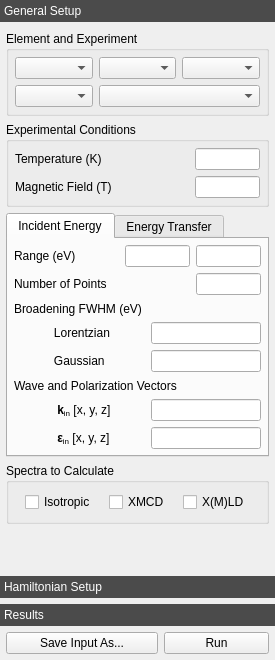
<?xml version="1.0" encoding="UTF-8"?>
<ui version="4.0">
 <class>quantyDockWidget</class>
 <widget class="QDockWidget" name="quantyDockWidget">
  <property name="geometry">
   <rect>
    <x>0</x>
    <y>0</y>
    <width>275</width>
    <height>660</height>
   </rect>
  </property>
  <property name="sizePolicy">
   <sizepolicy hsizetype="Fixed" vsizetype="Preferred">
    <horstretch>0</horstretch>
    <verstretch>0</verstretch>
   </sizepolicy>
  </property>
  <property name="minimumSize">
   <size>
    <width>275</width>
    <height>350</height>
   </size>
  </property>
  <property name="styleSheet">
   <string notr="true">QToolBox::tab {
    background-color: rgb(75, 75, 75);
    color: white;
}</string>
  </property>
  <property name="features">
   <set>QDockWidget::DockWidgetFloatable|QDockWidget::DockWidgetMovable</set>
  </property>
  <property name="allowedAreas">
   <set>Qt::LeftDockWidgetArea|Qt::RightDockWidgetArea</set>
  </property>
  <property name="windowTitle">
   <string>Quanty</string>
  </property>
  <widget class="QWidget" name="dockWidgetContents">
   <property name="sizePolicy">
    <sizepolicy hsizetype="Ignored" vsizetype="Preferred">
     <horstretch>0</horstretch>
     <verstretch>0</verstretch>
    </sizepolicy>
   </property>
   <layout class="QVBoxLayout" name="_5">
    <property name="spacing">
     <number>0</number>
    </property>
    <property name="leftMargin">
     <number>0</number>
    </property>
    <property name="topMargin">
     <number>0</number>
    </property>
    <property name="rightMargin">
     <number>0</number>
    </property>
    <property name="bottomMargin">
     <number>0</number>
    </property>
    <item>
     <widget class="QToolBox" name="quantyToolBox">
      <property name="enabled">
       <bool>true</bool>
      </property>
      <property name="lineWidth">
       <number>0</number>
      </property>
      <property name="tabSpacing">
       <number>6</number>
      </property>
      <widget class="QWidget" name="generalPage">
       <property name="geometry">
        <rect>
         <x>0</x>
         <y>0</y>
         <width>275</width>
         <height>514</height>
        </rect>
       </property>
       <attribute name="label">
        <string>General Setup</string>
       </attribute>
       <layout class="QVBoxLayout" name="_25">
        <property name="spacing">
         <number>6</number>
        </property>
        <property name="leftMargin">
         <number>6</number>
        </property>
        <property name="topMargin">
         <number>3</number>
        </property>
        <property name="rightMargin">
         <number>6</number>
        </property>
        <property name="bottomMargin">
         <number>3</number>
        </property>
        <item>
         <widget class="QGroupBox" name="elementGroupBox">
          <property name="minimumSize">
           <size>
            <width>240</width>
            <height>0</height>
           </size>
          </property>
          <property name="title">
           <string>Element and Experiment</string>
          </property>
          <layout class="QGridLayout" name="_24">
           <property name="leftMargin">
            <number>6</number>
           </property>
           <property name="topMargin">
            <number>6</number>
           </property>
           <property name="rightMargin">
            <number>6</number>
           </property>
           <property name="bottomMargin">
            <number>6</number>
           </property>
           <property name="verticalSpacing">
            <number>6</number>
           </property>
           <item row="0" column="2">
            <widget class="ComboBox" name="symmetryComboBox">
             <property name="sizePolicy">
              <sizepolicy hsizetype="Ignored" vsizetype="Fixed">
               <horstretch>0</horstretch>
               <verstretch>0</verstretch>
              </sizepolicy>
             </property>
            </widget>
           </item>
           <item row="0" column="0">
            <widget class="ComboBox" name="elementComboBox">
             <property name="sizePolicy">
              <sizepolicy hsizetype="Ignored" vsizetype="Fixed">
               <horstretch>0</horstretch>
               <verstretch>0</verstretch>
              </sizepolicy>
             </property>
            </widget>
           </item>
           <item row="0" column="1">
            <widget class="ComboBox" name="chargeComboBox">
             <property name="sizePolicy">
              <sizepolicy hsizetype="Ignored" vsizetype="Fixed">
               <horstretch>0</horstretch>
               <verstretch>0</verstretch>
              </sizepolicy>
             </property>
            </widget>
           </item>
           <item row="1" column="0">
            <widget class="ComboBox" name="experimentComboBox">
             <property name="sizePolicy">
              <sizepolicy hsizetype="Ignored" vsizetype="Fixed">
               <horstretch>0</horstretch>
               <verstretch>0</verstretch>
              </sizepolicy>
             </property>
            </widget>
           </item>
           <item row="1" column="1" colspan="2">
            <widget class="ComboBox" name="edgeComboBox"/>
           </item>
          </layout>
         </widget>
        </item>
        <item>
         <widget class="QGroupBox" name="experimentGroupBox">
          <property name="minimumSize">
           <size>
            <width>240</width>
            <height>0</height>
           </size>
          </property>
          <property name="title">
           <string>Experimental Conditions</string>
          </property>
          <layout class="QVBoxLayout" name="experimentalConditionsVerticalLayout">
           <property name="spacing">
            <number>6</number>
           </property>
           <property name="leftMargin">
            <number>6</number>
           </property>
           <property name="topMargin">
            <number>6</number>
           </property>
           <property name="rightMargin">
            <number>6</number>
           </property>
           <property name="bottomMargin">
            <number>6</number>
           </property>
           <item>
            <layout class="QHBoxLayout" name="_6">
             <item>
              <widget class="QLabel" name="temperatureLabel">
               <property name="sizePolicy">
                <sizepolicy hsizetype="Preferred" vsizetype="Preferred">
                 <horstretch>0</horstretch>
                 <verstretch>0</verstretch>
                </sizepolicy>
               </property>
               <property name="text">
                <string>Temperature (K)</string>
               </property>
              </widget>
             </item>
             <item>
              <widget class="DoubleLineEdit" name="temperatureLineEdit">
               <property name="sizePolicy">
                <sizepolicy hsizetype="Preferred" vsizetype="Fixed">
                 <horstretch>0</horstretch>
                 <verstretch>0</verstretch>
                </sizepolicy>
               </property>
               <property name="maximumSize">
                <size>
                 <width>65</width>
                 <height>16777215</height>
                </size>
               </property>
               <property name="alignment">
                <set>Qt::AlignRight|Qt::AlignTrailing|Qt::AlignVCenter</set>
               </property>
              </widget>
             </item>
            </layout>
           </item>
           <item>
            <layout class="QHBoxLayout" name="_20">
             <item>
              <widget class="QLabel" name="magneticFieldLabel">
               <property name="text">
                <string>Magnetic Field (T)</string>
               </property>
              </widget>
             </item>
             <item>
              <widget class="DoubleLineEdit" name="magneticFieldLineEdit">
               <property name="sizePolicy">
                <sizepolicy hsizetype="Preferred" vsizetype="Fixed">
                 <horstretch>0</horstretch>
                 <verstretch>0</verstretch>
                </sizepolicy>
               </property>
               <property name="maximumSize">
                <size>
                 <width>65</width>
                 <height>16777215</height>
                </size>
               </property>
               <property name="alignment">
                <set>Qt::AlignRight|Qt::AlignTrailing|Qt::AlignVCenter</set>
               </property>
              </widget>
             </item>
            </layout>
           </item>
          </layout>
         </widget>
        </item>
        <item>
         <widget class="QTabWidget" name="energiesTabWidget">
          <property name="sizePolicy">
           <sizepolicy hsizetype="Expanding" vsizetype="Fixed">
            <horstretch>0</horstretch>
            <verstretch>0</verstretch>
           </sizepolicy>
          </property>
          <property name="minimumSize">
           <size>
            <width>240</width>
            <height>0</height>
           </size>
          </property>
          <property name="focusPolicy">
           <enum>Qt::NoFocus</enum>
          </property>
          <property name="currentIndex">
           <number>0</number>
          </property>
          <property name="movable">
           <bool>true</bool>
          </property>
          <widget class="QWidget" name="e1Tab">
           <attribute name="title">
            <string>Incident Energy</string>
           </attribute>
           <layout class="QVBoxLayout" name="_15">
            <property name="spacing">
             <number>6</number>
            </property>
            <property name="leftMargin">
             <number>6</number>
            </property>
            <property name="topMargin">
             <number>6</number>
            </property>
            <property name="rightMargin">
             <number>6</number>
            </property>
            <property name="bottomMargin">
             <number>6</number>
            </property>
            <item>
             <layout class="QHBoxLayout" name="_10">
              <item>
               <widget class="QLabel" name="e1RangeLabel">
                <property name="text">
                 <string>Range (eV)</string>
                </property>
               </widget>
              </item>
              <item>
               <widget class="DoubleLineEdit" name="e1MinLineEdit">
                <property name="sizePolicy">
                 <sizepolicy hsizetype="Fixed" vsizetype="Fixed">
                  <horstretch>0</horstretch>
                  <verstretch>0</verstretch>
                 </sizepolicy>
                </property>
                <property name="maximumSize">
                 <size>
                  <width>65</width>
                  <height>16777215</height>
                 </size>
                </property>
                <property name="alignment">
                 <set>Qt::AlignRight|Qt::AlignTrailing|Qt::AlignVCenter</set>
                </property>
               </widget>
              </item>
              <item>
               <widget class="DoubleLineEdit" name="e1MaxLineEdit">
                <property name="sizePolicy">
                 <sizepolicy hsizetype="Fixed" vsizetype="Fixed">
                  <horstretch>0</horstretch>
                  <verstretch>0</verstretch>
                 </sizepolicy>
                </property>
                <property name="maximumSize">
                 <size>
                  <width>65</width>
                  <height>16777215</height>
                 </size>
                </property>
                <property name="alignment">
                 <set>Qt::AlignRight|Qt::AlignTrailing|Qt::AlignVCenter</set>
                </property>
               </widget>
              </item>
             </layout>
            </item>
            <item>
             <layout class="QHBoxLayout" name="_11">
              <item>
               <widget class="QLabel" name="e1NPointslabel">
                <property name="text">
                 <string>Number of Points</string>
                </property>
               </widget>
              </item>
              <item>
               <widget class="IntLineEdit" name="e1NPointsLineEdit">
                <property name="sizePolicy">
                 <sizepolicy hsizetype="Fixed" vsizetype="Fixed">
                  <horstretch>0</horstretch>
                  <verstretch>0</verstretch>
                 </sizepolicy>
                </property>
                <property name="maximumSize">
                 <size>
                  <width>65</width>
                  <height>16777215</height>
                 </size>
                </property>
                <property name="alignment">
                 <set>Qt::AlignRight|Qt::AlignTrailing|Qt::AlignVCenter</set>
                </property>
               </widget>
              </item>
             </layout>
            </item>
            <item>
             <widget class="QLabel" name="e1BroadeningLabel">
              <property name="text">
               <string>Broadening FWHM (eV)</string>
              </property>
             </widget>
            </item>
            <item>
             <layout class="QHBoxLayout" name="_12">
              <item>
               <widget class="QLabel" name="e1LorentzianLabel">
                <property name="text">
                 <string>            Lorentzian</string>
                </property>
               </widget>
              </item>
              <item>
               <widget class="ListLineEdit" name="e1LorentzianLineEdit">
                <property name="sizePolicy">
                 <sizepolicy hsizetype="Fixed" vsizetype="Fixed">
                  <horstretch>0</horstretch>
                  <verstretch>0</verstretch>
                 </sizepolicy>
                </property>
                <property name="maximumSize">
                 <size>
                  <width>110</width>
                  <height>16777215</height>
                 </size>
                </property>
                <property name="toolTip">
                 <string>Full width at half maximum of the lifetime broadening.</string>
                </property>
                <property name="alignment">
                 <set>Qt::AlignRight|Qt::AlignTrailing|Qt::AlignVCenter</set>
                </property>
               </widget>
              </item>
             </layout>
            </item>
            <item>
             <layout class="QHBoxLayout" name="_13">
              <item>
               <widget class="QLabel" name="e1GaussianLabel">
                <property name="text">
                 <string>            Gaussian</string>
                </property>
               </widget>
              </item>
              <item>
               <widget class="DoubleLineEdit" name="e1GaussianLineEdit">
                <property name="sizePolicy">
                 <sizepolicy hsizetype="Fixed" vsizetype="Fixed">
                  <horstretch>0</horstretch>
                  <verstretch>0</verstretch>
                 </sizepolicy>
                </property>
                <property name="maximumSize">
                 <size>
                  <width>110</width>
                  <height>16777215</height>
                 </size>
                </property>
                <property name="alignment">
                 <set>Qt::AlignRight|Qt::AlignTrailing|Qt::AlignVCenter</set>
                </property>
               </widget>
              </item>
             </layout>
            </item>
            <item>
             <widget class="QLabel" name="e1VectorsLabel">
              <property name="text">
               <string>Wave and Polarization Vectors</string>
              </property>
             </widget>
            </item>
            <item>
             <layout class="QHBoxLayout" name="_4">
              <item>
               <widget class="QLabel" name="kinLabel">
                <property name="text">
                 <string>&lt;html&gt;&lt;head/&gt;&lt;body&gt;&lt;p&gt;&amp;nbsp;&amp;nbsp;&amp;nbsp;&amp;nbsp;&amp;nbsp;&amp;nbsp;&amp;nbsp;&amp;nbsp;&amp;nbsp;&amp;nbsp;&amp;nbsp;&amp;nbsp;&amp;nbsp;&lt;span style=&quot; font-weight:600;&quot;&gt;k&lt;/span&gt;&lt;span style=&quot; vertical-align:sub;&quot;&gt;in&lt;/span&gt;&lt;span style=&quot; font-weight:600;&quot;/&gt; [x, y, z]&lt;/p&gt;&lt;/body&gt;&lt;/html&gt;</string>
                </property>
               </widget>
              </item>
              <item>
               <widget class="VectorLineEdit" name="kinLineEdit">
                <property name="sizePolicy">
                 <sizepolicy hsizetype="Fixed" vsizetype="Fixed">
                  <horstretch>0</horstretch>
                  <verstretch>0</verstretch>
                 </sizepolicy>
                </property>
                <property name="maximumSize">
                 <size>
                  <width>110</width>
                  <height>16777215</height>
                 </size>
                </property>
                <property name="alignment">
                 <set>Qt::AlignCenter</set>
                </property>
               </widget>
              </item>
             </layout>
            </item>
            <item>
             <layout class="QHBoxLayout" name="_21">
              <item>
               <widget class="QLabel" name="einLabel">
                <property name="text">
                 <string>&lt;html&gt;&lt;head/&gt;&lt;body&gt;&lt;p&gt;&amp;nbsp;&amp;nbsp;&amp;nbsp;&amp;nbsp;&amp;nbsp;&amp;nbsp;&amp;nbsp;&amp;nbsp;&amp;nbsp;&amp;nbsp;&amp;nbsp;&amp;nbsp;&amp;nbsp;&lt;span style=&quot; font-weight:600;&quot;&gt;ε&lt;/span&gt;&lt;span style=&quot; vertical-align:sub;&quot;&gt;in&lt;/span&gt; [x, y, z]&lt;/p&gt;&lt;/body&gt;&lt;/html&gt;</string>
                </property>
               </widget>
              </item>
              <item>
               <widget class="VectorLineEdit" name="einLineEdit">
                <property name="enabled">
                 <bool>true</bool>
                </property>
                <property name="sizePolicy">
                 <sizepolicy hsizetype="Fixed" vsizetype="Fixed">
                  <horstretch>0</horstretch>
                  <verstretch>0</verstretch>
                 </sizepolicy>
                </property>
                <property name="maximumSize">
                 <size>
                  <width>110</width>
                  <height>16777215</height>
                 </size>
                </property>
                <property name="alignment">
                 <set>Qt::AlignCenter</set>
                </property>
               </widget>
              </item>
             </layout>
            </item>
           </layout>
          </widget>
          <widget class="QWidget" name="e2Tab">
           <attribute name="title">
            <string>Energy Transfer</string>
           </attribute>
           <layout class="QVBoxLayout" name="_16">
            <property name="spacing">
             <number>6</number>
            </property>
            <property name="leftMargin">
             <number>6</number>
            </property>
            <property name="topMargin">
             <number>6</number>
            </property>
            <property name="rightMargin">
             <number>6</number>
            </property>
            <property name="bottomMargin">
             <number>6</number>
            </property>
            <item>
             <layout class="QHBoxLayout" name="_14">
              <item>
               <widget class="QLabel" name="e2RangeLabel">
                <property name="text">
                 <string>Range (eV)</string>
                </property>
               </widget>
              </item>
              <item>
               <widget class="DoubleLineEdit" name="e2MinLineEdit">
                <property name="sizePolicy">
                 <sizepolicy hsizetype="Fixed" vsizetype="Fixed">
                  <horstretch>0</horstretch>
                  <verstretch>0</verstretch>
                 </sizepolicy>
                </property>
                <property name="maximumSize">
                 <size>
                  <width>65</width>
                  <height>16777215</height>
                 </size>
                </property>
                <property name="alignment">
                 <set>Qt::AlignRight|Qt::AlignTrailing|Qt::AlignVCenter</set>
                </property>
               </widget>
              </item>
              <item>
               <widget class="DoubleLineEdit" name="e2MaxLineEdit">
                <property name="sizePolicy">
                 <sizepolicy hsizetype="Fixed" vsizetype="Fixed">
                  <horstretch>0</horstretch>
                  <verstretch>0</verstretch>
                 </sizepolicy>
                </property>
                <property name="maximumSize">
                 <size>
                  <width>65</width>
                  <height>16777215</height>
                 </size>
                </property>
                <property name="alignment">
                 <set>Qt::AlignRight|Qt::AlignTrailing|Qt::AlignVCenter</set>
                </property>
               </widget>
              </item>
             </layout>
            </item>
            <item>
             <layout class="QHBoxLayout" name="_17">
              <item>
               <widget class="QLabel" name="e2NPointsLabel">
                <property name="minimumSize">
                 <size>
                  <width>55</width>
                  <height>0</height>
                 </size>
                </property>
                <property name="text">
                 <string>Number of Points</string>
                </property>
               </widget>
              </item>
              <item>
               <widget class="IntLineEdit" name="e2NPointsLineEdit">
                <property name="sizePolicy">
                 <sizepolicy hsizetype="Fixed" vsizetype="Fixed">
                  <horstretch>0</horstretch>
                  <verstretch>0</verstretch>
                 </sizepolicy>
                </property>
                <property name="maximumSize">
                 <size>
                  <width>65</width>
                  <height>16777215</height>
                 </size>
                </property>
                <property name="alignment">
                 <set>Qt::AlignRight|Qt::AlignTrailing|Qt::AlignVCenter</set>
                </property>
               </widget>
              </item>
             </layout>
            </item>
            <item>
             <widget class="QLabel" name="e2BroadeningLabel">
              <property name="text">
               <string>Broadening FWHM (eV)</string>
              </property>
             </widget>
            </item>
            <item>
             <layout class="QHBoxLayout" name="_18">
              <item>
               <widget class="QLabel" name="e2LorentzianLabel">
                <property name="text">
                 <string>            Lorentzian</string>
                </property>
               </widget>
              </item>
              <item>
               <widget class="ListLineEdit" name="e2LorentzianLineEdit">
                <property name="sizePolicy">
                 <sizepolicy hsizetype="Fixed" vsizetype="Fixed">
                  <horstretch>0</horstretch>
                  <verstretch>0</verstretch>
                 </sizepolicy>
                </property>
                <property name="maximumSize">
                 <size>
                  <width>110</width>
                  <height>16777215</height>
                 </size>
                </property>
                <property name="alignment">
                 <set>Qt::AlignRight|Qt::AlignTrailing|Qt::AlignVCenter</set>
                </property>
               </widget>
              </item>
             </layout>
            </item>
            <item>
             <layout class="QHBoxLayout" name="_19">
              <item>
               <widget class="QLabel" name="e2GaussianLabel">
                <property name="text">
                 <string>            Gaussian</string>
                </property>
               </widget>
              </item>
              <item>
               <widget class="DoubleLineEdit" name="e2GaussianLineEdit">
                <property name="sizePolicy">
                 <sizepolicy hsizetype="Fixed" vsizetype="Fixed">
                  <horstretch>0</horstretch>
                  <verstretch>0</verstretch>
                 </sizepolicy>
                </property>
                <property name="maximumSize">
                 <size>
                  <width>110</width>
                  <height>16777215</height>
                 </size>
                </property>
                <property name="alignment">
                 <set>Qt::AlignRight|Qt::AlignTrailing|Qt::AlignVCenter</set>
                </property>
               </widget>
              </item>
             </layout>
            </item>
            <item>
             <widget class="QLabel" name="e2VectorsLabel">
              <property name="text">
               <string>Wave and Polarization Vectors</string>
              </property>
             </widget>
            </item>
            <item>
             <layout class="QHBoxLayout" name="_22">
              <item>
               <widget class="QLabel" name="koutLabel">
                <property name="text">
                 <string>&lt;html&gt;&lt;head/&gt;&lt;body&gt;&lt;p&gt;&amp;nbsp;&amp;nbsp;&amp;nbsp;&amp;nbsp;&amp;nbsp;&amp;nbsp;&amp;nbsp;&amp;nbsp;&amp;nbsp;&amp;nbsp;&amp;nbsp;&amp;nbsp;&amp;nbsp;&lt;span style=&quot; font-weight:600;&quot;&gt;k&lt;/span&gt;&lt;span style=&quot; vertical-align:sub;&quot;&gt;out&lt;/span&gt;&lt;span style=&quot; font-weight:600;&quot;/&gt; [x, y, z]&lt;/p&gt;&lt;/body&gt;&lt;/html&gt;</string>
                </property>
               </widget>
              </item>
              <item>
               <widget class="VectorLineEdit" name="koutLineEdit">
                <property name="enabled">
                 <bool>false</bool>
                </property>
                <property name="sizePolicy">
                 <sizepolicy hsizetype="Fixed" vsizetype="Fixed">
                  <horstretch>0</horstretch>
                  <verstretch>0</verstretch>
                 </sizepolicy>
                </property>
                <property name="maximumSize">
                 <size>
                  <width>110</width>
                  <height>16777215</height>
                 </size>
                </property>
                <property name="alignment">
                 <set>Qt::AlignCenter</set>
                </property>
               </widget>
              </item>
             </layout>
            </item>
            <item>
             <layout class="QHBoxLayout" name="_23">
              <item>
               <widget class="QLabel" name="eoutLabel">
                <property name="text">
                 <string>&lt;html&gt;&lt;head/&gt;&lt;body&gt;&lt;p&gt;&amp;nbsp;&amp;nbsp;&amp;nbsp;&amp;nbsp;&amp;nbsp;&amp;nbsp;&amp;nbsp;&amp;nbsp;&amp;nbsp;&amp;nbsp;&amp;nbsp;&amp;nbsp;&amp;nbsp;&lt;span style=&quot; font-weight:600;&quot;&gt;ε&lt;/span&gt;&lt;span style=&quot; vertical-align:sub;&quot;&gt;out&lt;/span&gt; [x, y, z]&lt;/p&gt;&lt;/body&gt;&lt;/html&gt;</string>
                </property>
               </widget>
              </item>
              <item>
               <widget class="VectorLineEdit" name="eoutLineEdit">
                <property name="enabled">
                 <bool>false</bool>
                </property>
                <property name="sizePolicy">
                 <sizepolicy hsizetype="Fixed" vsizetype="Fixed">
                  <horstretch>0</horstretch>
                  <verstretch>0</verstretch>
                 </sizepolicy>
                </property>
                <property name="maximumSize">
                 <size>
                  <width>110</width>
                  <height>16777215</height>
                 </size>
                </property>
                <property name="alignment">
                 <set>Qt::AlignCenter</set>
                </property>
               </widget>
              </item>
             </layout>
            </item>
           </layout>
          </widget>
         </widget>
        </item>
        <item>
         <widget class="QGroupBox" name="calculateGroupBox">
          <property name="toolTip">
           <string>Select the spectra to be calculated.</string>
          </property>
          <property name="title">
           <string>Spectra to Calculate</string>
          </property>
          <layout class="QHBoxLayout" name="horizontalLayout">
           <item>
            <widget class="QCheckBox" name="calculateIsoCheckBox">
             <property name="sizePolicy">
              <sizepolicy hsizetype="Fixed" vsizetype="Fixed">
               <horstretch>0</horstretch>
               <verstretch>0</verstretch>
              </sizepolicy>
             </property>
             <property name="text">
              <string>Isotropic</string>
             </property>
            </widget>
           </item>
           <item>
            <widget class="QCheckBox" name="calculateCDCheckBox">
             <property name="sizePolicy">
              <sizepolicy hsizetype="Fixed" vsizetype="Fixed">
               <horstretch>0</horstretch>
               <verstretch>0</verstretch>
              </sizepolicy>
             </property>
             <property name="text">
              <string>XMCD</string>
             </property>
            </widget>
           </item>
           <item>
            <widget class="QCheckBox" name="calculateLDCheckBox">
             <property name="sizePolicy">
              <sizepolicy hsizetype="Fixed" vsizetype="Fixed">
               <horstretch>0</horstretch>
               <verstretch>0</verstretch>
              </sizepolicy>
             </property>
             <property name="text">
              <string>X(M)LD</string>
             </property>
            </widget>
           </item>
          </layout>
         </widget>
        </item>
        <item>
         <spacer name="spacer">
          <property name="orientation">
           <enum>Qt::Vertical</enum>
          </property>
          <property name="sizeHint" stdset="0">
           <size>
            <width>20</width>
            <height>40</height>
           </size>
          </property>
         </spacer>
        </item>
       </layout>
      </widget>
      <widget class="QWidget" name="hamiltonianPage">
       <property name="enabled">
        <bool>true</bool>
       </property>
       <property name="geometry">
        <rect>
         <x>0</x>
         <y>0</y>
         <width>275</width>
         <height>514</height>
        </rect>
       </property>
       <attribute name="label">
        <string>Hamiltonian Setup</string>
       </attribute>
       <layout class="QVBoxLayout" name="_9">
        <property name="spacing">
         <number>6</number>
        </property>
        <property name="leftMargin">
         <number>6</number>
        </property>
        <property name="topMargin">
         <number>3</number>
        </property>
        <property name="rightMargin">
         <number>6</number>
        </property>
        <property name="bottomMargin">
         <number>3</number>
        </property>
        <item>
         <layout class="QVBoxLayout" name="_2">
          <property name="leftMargin">
           <number>0</number>
          </property>
          <property name="topMargin">
           <number>0</number>
          </property>
          <property name="rightMargin">
           <number>0</number>
          </property>
          <property name="bottomMargin">
           <number>0</number>
          </property>
          <item>
           <widget class="QGroupBox" name="groupBox_2">
            <property name="title">
             <string>States and Scaling Factors</string>
            </property>
            <layout class="QVBoxLayout" name="verticalLayout_3">
             <property name="spacing">
              <number>6</number>
             </property>
             <property name="leftMargin">
              <number>6</number>
             </property>
             <property name="topMargin">
              <number>6</number>
             </property>
             <property name="rightMargin">
              <number>6</number>
             </property>
             <property name="bottomMargin">
              <number>6</number>
             </property>
             <item>
              <layout class="QHBoxLayout" name="_3">
               <item>
                <widget class="QLabel" name="nPsisLabel">
                 <property name="toolTip">
                  <string>&lt;html&gt;&lt;head/&gt;&lt;body&gt;&lt;p&gt;Number of initial Hamiltonian states to consider in the calculaltion.&lt;/p&gt;&lt;p&gt;If &lt;span style=&quot; font-weight:600;&quot;&gt;Auto&lt;/span&gt;, their number will be detemined based on the occupancy at the given temperature.&lt;/p&gt;&lt;/body&gt;&lt;/html&gt;</string>
                 </property>
                 <property name="text">
                  <string>Number of States</string>
                 </property>
                </widget>
               </item>
               <item>
                <widget class="QCheckBox" name="nPsisAutoCheckBox">
                 <property name="sizePolicy">
                  <sizepolicy hsizetype="Fixed" vsizetype="Fixed">
                   <horstretch>0</horstretch>
                   <verstretch>0</verstretch>
                  </sizepolicy>
                 </property>
                 <property name="text">
                  <string>Auto</string>
                 </property>
                </widget>
               </item>
               <item>
                <widget class="IntLineEdit" name="nPsisLineEdit">
                 <property name="enabled">
                  <bool>false</bool>
                 </property>
                 <property name="sizePolicy">
                  <sizepolicy hsizetype="Fixed" vsizetype="Fixed">
                   <horstretch>0</horstretch>
                   <verstretch>0</verstretch>
                  </sizepolicy>
                 </property>
                 <property name="maximumSize">
                  <size>
                   <width>50</width>
                   <height>16777215</height>
                  </size>
                 </property>
                 <property name="alignment">
                  <set>Qt::AlignRight|Qt::AlignTrailing|Qt::AlignVCenter</set>
                 </property>
                </widget>
               </item>
              </layout>
             </item>
             <item>
              <widget class="QLabel" name="scaleFactorsLabel">
               <property name="text">
                <string>Scale Factors for the Atomic Integrals</string>
               </property>
              </widget>
             </item>
             <item>
              <layout class="QHBoxLayout" name="_8">
               <item>
                <widget class="QLabel" name="gkLabel">
                 <property name="sizePolicy">
                  <sizepolicy hsizetype="Preferred" vsizetype="Preferred">
                   <horstretch>0</horstretch>
                   <verstretch>0</verstretch>
                  </sizepolicy>
                 </property>
                 <property name="text">
                  <string>Fk</string>
                 </property>
                 <property name="alignment">
                  <set>Qt::AlignRight|Qt::AlignTrailing|Qt::AlignVCenter</set>
                 </property>
                </widget>
               </item>
               <item>
                <widget class="DoubleLineEdit" name="fkLineEdit">
                 <property name="sizePolicy">
                  <sizepolicy hsizetype="Fixed" vsizetype="Fixed">
                   <horstretch>0</horstretch>
                   <verstretch>0</verstretch>
                  </sizepolicy>
                 </property>
                 <property name="maximumSize">
                  <size>
                   <width>50</width>
                   <height>16777215</height>
                  </size>
                 </property>
                 <property name="alignment">
                  <set>Qt::AlignRight|Qt::AlignTrailing|Qt::AlignVCenter</set>
                 </property>
                </widget>
               </item>
               <item>
                <widget class="QLabel" name="fkLabel">
                 <property name="text">
                  <string> Gk</string>
                 </property>
                 <property name="alignment">
                  <set>Qt::AlignRight|Qt::AlignTrailing|Qt::AlignVCenter</set>
                 </property>
                </widget>
               </item>
               <item>
                <widget class="DoubleLineEdit" name="gkLineEdit">
                 <property name="sizePolicy">
                  <sizepolicy hsizetype="Fixed" vsizetype="Fixed">
                   <horstretch>0</horstretch>
                   <verstretch>0</verstretch>
                  </sizepolicy>
                 </property>
                 <property name="maximumSize">
                  <size>
                   <width>50</width>
                   <height>16777215</height>
                  </size>
                 </property>
                 <property name="alignment">
                  <set>Qt::AlignRight|Qt::AlignTrailing|Qt::AlignVCenter</set>
                 </property>
                </widget>
               </item>
               <item>
                <widget class="QLabel" name="zetaLabel">
                 <property name="text">
                  <string>ζ</string>
                 </property>
                 <property name="alignment">
                  <set>Qt::AlignRight|Qt::AlignTrailing|Qt::AlignVCenter</set>
                 </property>
                </widget>
               </item>
               <item>
                <widget class="DoubleLineEdit" name="zetaLineEdit">
                 <property name="sizePolicy">
                  <sizepolicy hsizetype="Fixed" vsizetype="Fixed">
                   <horstretch>0</horstretch>
                   <verstretch>0</verstretch>
                  </sizepolicy>
                 </property>
                 <property name="maximumSize">
                  <size>
                   <width>50</width>
                   <height>16777215</height>
                  </size>
                 </property>
                 <property name="alignment">
                  <set>Qt::AlignRight|Qt::AlignTrailing|Qt::AlignVCenter</set>
                 </property>
                </widget>
               </item>
              </layout>
             </item>
            </layout>
           </widget>
          </item>
         </layout>
        </item>
        <item>
         <widget class="QSplitter" name="hamiltonianSplitter">
          <property name="lineWidth">
           <number>0</number>
          </property>
          <property name="orientation">
           <enum>Qt::Vertical</enum>
          </property>
          <property name="handleWidth">
           <number>6</number>
          </property>
          <property name="childrenCollapsible">
           <bool>false</bool>
          </property>
          <widget class="QListView" name="hamiltonianTermsView">
           <property name="enabled">
            <bool>true</bool>
           </property>
           <property name="toolTip">
            <string>Left-click to display the parameters of a Hamiltonian term.</string>
           </property>
           <property name="frameShape">
            <enum>QFrame::StyledPanel</enum>
           </property>
           <property name="tabKeyNavigation">
            <bool>true</bool>
           </property>
           <property name="alternatingRowColors">
            <bool>true</bool>
           </property>
           <property name="isWrapping" stdset="0">
            <bool>false</bool>
           </property>
          </widget>
          <widget class="TreeView" name="hamiltonianParametersView">
           <property name="toolTip">
            <string>Double-click to edit the value or the scaling of a parameter.</string>
           </property>
           <property name="frameShape">
            <enum>QFrame::StyledPanel</enum>
           </property>
           <property name="alternatingRowColors">
            <bool>true</bool>
           </property>
           <property name="indentation">
            <number>15</number>
           </property>
          </widget>
         </widget>
        </item>
       </layout>
      </widget>
      <widget class="QWidget" name="resultsPage">
       <property name="geometry">
        <rect>
         <x>0</x>
         <y>0</y>
         <width>275</width>
         <height>514</height>
        </rect>
       </property>
       <attribute name="label">
        <string>Results</string>
       </attribute>
       <layout class="QVBoxLayout" name="_7">
        <property name="spacing">
         <number>0</number>
        </property>
        <property name="leftMargin">
         <number>6</number>
        </property>
        <property name="topMargin">
         <number>3</number>
        </property>
        <property name="rightMargin">
         <number>6</number>
        </property>
        <property name="bottomMargin">
         <number>3</number>
        </property>
        <item>
         <widget class="QListView" name="resultsView">
          <property name="frameShape">
           <enum>QFrame::StyledPanel</enum>
          </property>
          <property name="lineWidth">
           <number>0</number>
          </property>
          <property name="alternatingRowColors">
           <bool>true</bool>
          </property>
         </widget>
        </item>
        <item>
         <widget class="QGroupBox" name="plotGroupBox">
          <property name="toolTip">
           <string>Select the spectra to be calculated.</string>
          </property>
          <property name="title">
           <string>Spectra to Plot</string>
          </property>
          <layout class="QHBoxLayout" name="horizontalLayout_3">
           <item>
            <widget class="QCheckBox" name="plotIsoCheckBox">
             <property name="sizePolicy">
              <sizepolicy hsizetype="Fixed" vsizetype="Fixed">
               <horstretch>0</horstretch>
               <verstretch>0</verstretch>
              </sizepolicy>
             </property>
             <property name="text">
              <string>Isotropic</string>
             </property>
             <property name="checked">
              <bool>true</bool>
             </property>
            </widget>
           </item>
           <item>
            <widget class="QCheckBox" name="plotCDCheckBox">
             <property name="sizePolicy">
              <sizepolicy hsizetype="Fixed" vsizetype="Fixed">
               <horstretch>0</horstretch>
               <verstretch>0</verstretch>
              </sizepolicy>
             </property>
             <property name="text">
              <string>XMCD</string>
             </property>
            </widget>
           </item>
           <item>
            <widget class="QCheckBox" name="plotLDCheckBox">
             <property name="sizePolicy">
              <sizepolicy hsizetype="Fixed" vsizetype="Fixed">
               <horstretch>0</horstretch>
               <verstretch>0</verstretch>
              </sizepolicy>
             </property>
             <property name="text">
              <string>X(M)LD</string>
             </property>
            </widget>
           </item>
          </layout>
         </widget>
        </item>
       </layout>
      </widget>
     </widget>
    </item>
    <item>
     <layout class="QHBoxLayout" name="buttonsLayout">
      <property name="spacing">
       <number>6</number>
      </property>
      <property name="leftMargin">
       <number>6</number>
      </property>
      <property name="topMargin">
       <number>6</number>
      </property>
      <property name="rightMargin">
       <number>6</number>
      </property>
      <property name="bottomMargin">
       <number>6</number>
      </property>
      <item>
       <widget class="QPushButton" name="saveInputAsPushButton">
        <property name="focusPolicy">
         <enum>Qt::NoFocus</enum>
        </property>
        <property name="toolTip">
         <string>Save a Quanty input file</string>
        </property>
        <property name="text">
         <string>Save Input As...</string>
        </property>
        <property name="icon">
         <iconset>
          <normaloff>../icons/save.svg</normaloff>../icons/save.svg</iconset>
        </property>
        <property name="iconSize">
         <size>
          <width>16</width>
          <height>16</height>
         </size>
        </property>
       </widget>
      </item>
      <item>
       <widget class="QPushButton" name="calculationPushButton">
        <property name="sizePolicy">
         <sizepolicy hsizetype="Maximum" vsizetype="Fixed">
          <horstretch>0</horstretch>
          <verstretch>0</verstretch>
         </sizepolicy>
        </property>
        <property name="maximumSize">
         <size>
          <width>105</width>
          <height>16777215</height>
         </size>
        </property>
        <property name="focusPolicy">
         <enum>Qt::NoFocus</enum>
        </property>
        <property name="toolTip">
         <string>Run Quanty</string>
        </property>
        <property name="text">
         <string>Run</string>
        </property>
        <property name="icon">
         <iconset>
          <normaloff>../icons/play.svg</normaloff>../icons/play.svg</iconset>
        </property>
        <property name="iconSize">
         <size>
          <width>16</width>
          <height>16</height>
         </size>
        </property>
        <property name="checkable">
         <bool>false</bool>
        </property>
       </widget>
      </item>
     </layout>
    </item>
   </layout>
  </widget>
 </widget>
 <customwidgets>
  <customwidget>
   <class>TreeView</class>
   <extends>QTreeView</extends>
   <header>.views.treeview</header>
  </customwidget>
  <customwidget>
   <class>ComboBox</class>
   <extends>QComboBox</extends>
   <header>.widgets.combobox</header>
  </customwidget>
  <customwidget>
   <class>IntLineEdit</class>
   <extends>QLineEdit</extends>
   <header>.widgets.lineedit</header>
  </customwidget>
  <customwidget>
   <class>DoubleLineEdit</class>
   <extends>QLineEdit</extends>
   <header>.widgets.lineedit</header>
  </customwidget>
  <customwidget>
   <class>VectorLineEdit</class>
   <extends>QLineEdit</extends>
   <header>.widgets.lineedit</header>
  </customwidget>
  <customwidget>
   <class>ListLineEdit</class>
   <extends>QLineEdit</extends>
   <header>.widgets.lineedit</header>
  </customwidget>
 </customwidgets>
 <tabstops>
  <tabstop>elementComboBox</tabstop>
  <tabstop>chargeComboBox</tabstop>
  <tabstop>symmetryComboBox</tabstop>
  <tabstop>experimentComboBox</tabstop>
  <tabstop>edgeComboBox</tabstop>
  <tabstop>temperatureLineEdit</tabstop>
  <tabstop>magneticFieldLineEdit</tabstop>
  <tabstop>e1MinLineEdit</tabstop>
  <tabstop>e1MaxLineEdit</tabstop>
  <tabstop>e1NPointsLineEdit</tabstop>
  <tabstop>e1LorentzianLineEdit</tabstop>
  <tabstop>e1GaussianLineEdit</tabstop>
  <tabstop>kinLineEdit</tabstop>
  <tabstop>einLineEdit</tabstop>
  <tabstop>e2MinLineEdit</tabstop>
  <tabstop>e2MaxLineEdit</tabstop>
  <tabstop>e2NPointsLineEdit</tabstop>
  <tabstop>e2LorentzianLineEdit</tabstop>
  <tabstop>e2GaussianLineEdit</tabstop>
  <tabstop>koutLineEdit</tabstop>
  <tabstop>eoutLineEdit</tabstop>
  <tabstop>calculateIsoCheckBox</tabstop>
  <tabstop>calculateCDCheckBox</tabstop>
  <tabstop>calculateLDCheckBox</tabstop>
  <tabstop>nPsisAutoCheckBox</tabstop>
  <tabstop>nPsisLineEdit</tabstop>
  <tabstop>fkLineEdit</tabstop>
  <tabstop>gkLineEdit</tabstop>
  <tabstop>zetaLineEdit</tabstop>
  <tabstop>hamiltonianTermsView</tabstop>
  <tabstop>hamiltonianParametersView</tabstop>
  <tabstop>calculationPushButton</tabstop>
  <tabstop>saveInputAsPushButton</tabstop>
 </tabstops>
 <resources/>
 <connections/>
</ui>
